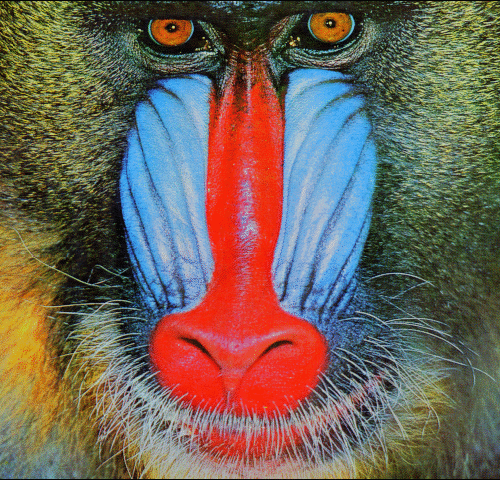
#> input picture images/baboon.bmp, 500 x 480 px
$ jupyter execute lab1.ipynb   (shell and % lines are left out)
#> lines starting #> are read from the running program, lines starting #| are printed output that depends on the picture
### utils.py
import numpy as np

def print_matrix_operation(f, g, result, operator):
    # Convert arrays to strings
    f_str = np.array2string(f, separator=' ')
    g_str = np.array2string(g, separator=' ')
    result_str = np.array2string(result, separator=' ')

    # Split the string representations into lines
    f_lines = f_str.split('\n')
    g_lines = g_str.split('\n')
    result_lines = result_str.split('\n')

    # Determine the maximum width of the matrices for alignment
    max_width = max(len(line) for line in f_lines + g_lines + result_lines)

    # Print the matrices side by side
    for i, (f_line, g_line, result_line) in enumerate(zip(f_lines, g_lines, result_lines)):
        print(f"{f_line:<{max_width}} {operator if i == 0 else ' '} {g_line:<{max_width}}  {'=' if i == 0 else ' '} {result_line}")

def print_image_matrix(image):
    for i, row in enumerate(image):
        formatted_row = ''
        for pixel in row:
            formatted_row += '['
            channel_count = len(pixel)
            for i in range(channel_count):
                formatted_row += f'{pixel[i]:3d}'
                if i < channel_count - 1:
                    formatted_row += ''
            formatted_row += ']'
        print(formatted_row)

### lab1.ipynb
<a href="https://colab.research.google.com/github/ferit-osirv/lab1/blob/main/lab1.ipynb" target="_parent"></a>

# Lab 1 - Manipulating Image Pixels

These lab exercises are solved in Google Colab and saved to a GitHub repository that is linked to GitHub Classroom.

## The tools you use to submit assignments

In this document you will solve tasks. This is **Jupyter Notebook** and has the extension **.ipynb**, an interactive web environment for data analysis, visualization, solution displays, education, etc.

**Google Colab** is a tool that allows you to run and share Jupyter Notebook files on Google's servers, including using Google's CPU, GPU and TPU resources. Colab is like Google Docs for Jupyter Notebook. **Google Colab does not save your assignment to GitHub automatically.**

**You use GitHub to save and submit your assignment.** When you accept an assignment through GitHub classroom, a repository is automatically created on your GitHub account with a copy of the assignment. You will save your solutions there. By saving the solution, you submit the tasks of that lab.

## How to solve tasks?

1. Accept the assignment via the Google Classroom link you will receive. Google Classroom will create a repository in your account.
2. Enter the newly created repository in your account and click on the **.ipynb** file, then click **Open in Colab**.
3. You solve the tasks in Google Colab.

## How to save (submit) assignments?

1. Inside **Google Colab**, click on the **Open settings** wheel in the upper right corner.
2. Click on the **GitHub** tab and select the checkmark for **Access private repositories and organizations**.
3. A new window will open to add access to GitHub. At **ferit-osirv** click **Grant**.
4. Save and exit settings.

5. Click on **File > Save a copy in GitHub**.
6. Select the created labos repository **which includes your name**.

> *Note:* You only need to do steps 1-4 the first time you submit an assignment.

# Introduction to Jupyter Notebook

Jupyter Notebook consists of two types of blocks: text and code. You are currently reading a text block that can contain text, markdown, or HTML. It is useful for adding more information about your code so that it can be read like a notebook, hence the name Jupyter Notebook.

Code blocks contain Python code or command line commands.

[cell 1]
text = "You write your code in code blocks, such as this one."
# A code block will always print the output of the last line of code.
text

You can execute code blocks by selecting them with the mouse and pressing the play button in the upper left corner of the block. You can also execute a block and move to another with the shortcut **Shift+Enter**. **Control+Enter** will export the current block and leave it selected.

The output of the code blocks is located below the block. It can contain printouts via the `print` function, graphs and images using libraries such as OpenCV or matplotlib, etc.

Also, the result of the last line is always printed at the end of the output. You can disable this by adding a semicolon (`;`) to the last line.

Feel free to play with the code blocks and customize this notebook however you want!

**For more tips** see the following notebook: https://colab.research.google.com/notebooks/basic_features_overview.ipynb

## Execution order

It is important to remember that blocks are executed in the order you execute them, not as they are written. For example, consider the following 3 blocks:

[cell 2]
a = 3 # Block 1

[cell 3]
a = 2 # Block 2

[cell 4]
a # Block 3

Try executing block 2 first, then block 1 and then block 3. You will notice that the printout of block 3 changes, because block 1 has been executed and `a' has been set to a new value. This behavior can lead to bugs.

It is a good practice to occasionally, but especially **before submission**, execute all the blocks in order once more. You can do this by clicking on **Runtime > Run all** or by pressing **F9**.

## Lab Notebook Structure

To create laboratory exercises, you will need various libraries such as numpy, OpenCV, matplotlib, etc. It is a good practice **at the beginning** of the notebook to have a **separate block** for introducing all the libraries that will be needed for execution. Example:

[cell 5]
import numpy as np
import cv2 as cv
import matplotlib.pyplot as plot

This way you will ensure that block is always executed and all libraries are loaded. Also, once these libraries are loaded, Google Colab will offer you suggestions (auto-complete) as you write, which will make your work much easier.

### Copying files from the GitHub repository

To create the exercises, you will need images and other files that will be located in the exercise's GitHub repository. This command will be available in the notebook of each exercise. It will copy the files from GitHub to the Google Colab environment.

**This command must be run before starting to do each lab.**

**Google Colab will periodically delete all files.** So you may need to run this command again during your session. If you are getting errors that some file does not exist, try running the command above again.

# Introduction to Image Processing

### Understanding Digital Images

At its core, a digital image is a representation of a visual image (like a photograph or a scene) in a format that can be stored and processed by a computer. Digital images are made up of tiny units called pixels (short for "picture elements"). Each pixel represents the smallest unit of the image and holds information about the color and intensity at that point in the image.

### Color Images and Channels

Color digital images are typically represented in a color space that consists of multiple channels, the most common being the RGB (Red, Green, Blue) color space. In the RGB color space, each color in the image is made by combining different intensities of red, green, and blue light. This combination process can create a wide range of colors, allowing for the rich, vibrant images we see on digital displays.

An RGB image is therefore composed of three 2D arrays (or matrices), one for each color channel. When these arrays are stacked together, they form a 3D array where each layer corresponds to one of the color channels. The intensity of each channel at a given pixel determines the final color and brightness of that pixel in the image.

### Extracting a Specific Channel

To extract a specific channel from an RGB image, you need to access the array corresponding to that channel. In a 3D numpy array representing an RGB image, the first two dimensions correspond to the height and width of the image (i.e., the spatial dimensions), and the third dimension corresponds to the color channels.

For example, if `img` is a numpy array representing an RGB image, then:
- `img[:,:,0]` would access all the rows and columns of the first layer, which corresponds to the Red channel.
- `img[:,:,1]` would access the Green channel.
- `img[:,:,2]` would access the Blue channel.

When you extract a single channel, the result is a 2D array where each element represents the intensity of that color in the corresponding pixel of the image. You can visualize this 2D array as a grayscale image, where higher values indicate more of that color (e.g., a bright area in the red channel image indicates a lot of red light in that part of the original image).

### Practical Application

Understanding how to manipulate and extract information from specific channels is fundamental in many image processing tasks. For instance, you might analyze the green channel specifically for agricultural images, as it can provide valuable information about plant health. Or, you might manipulate the red channel to correct color imbalances in photographs.

By learning to view images as arrays and manipulate those arrays, you're gaining a fundamental skill set that applies across a wide range of image processing applications, from basic photo editing to complex computer vision tasks.

[cell 6]
import cv2 as cv
import numpy as np
from matplotlib import pyplot as plt

[cell 7]
# Reading an image as BGR (Blue, Green, Red).

img = cv.imread('images/baboon.bmp')
#> img is the input picture: shape (480, 500, 3); mean B, G, R 88.7, 100.4, 113

# Convert the image from BGR to RGB. (OpenCV imports images as BGR by default.)

img = cv.cvtColor(img, cv.COLOR_BGR2RGB)

# Showing the image using matplotlib

plt.imshow(img)

# Print the shape of the image matrix.

print(img.shape)
#| (480, 500, 3)

# Print a pixel value at a specific location.

print(img[320, 250])
#| [233  52  39]

# Show the pixel location on the plot.

plt.scatter(250, 320, color='w')
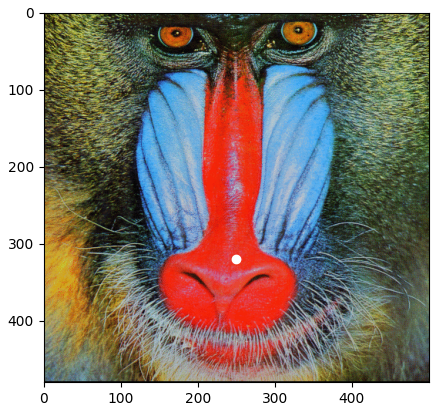
#> figure drawn by matplotlib, 1 panel

### Questions

**Question 1.** What is the width, height, and number of channels of the image? Pay attention to which dimension is the width and height.

**Question 2.** What is the value of the pixel at the position (150, 350) in the image in the red, green, and blue channels?<br />
In your own words, what color does that pixel value represent?

[cell 8]
# Write your answer in this code block as a comment or using a print statement.

### Mathematical Operations on Images

Here is some example code to get you familiar with how to use numpy to manipulate images:

[cell 9]
import numpy as np
import utils

# Creating arrays
a = np.array([1, 2, 3])  # Create a 1D numpy array
print("Array a:", a)

b = np.array([[1, 2, 3], [4, 5, 6]])  # Create a 2D numpy array (matrix)
print("\nArray b:\n", b)

# Basic operations (element-wise)
c = a * 2  # Multiply each element by 2
print("\nArray c (a * 2):", c)

d = a + c  # Add two arrays element-wise
print("\n")
utils.print_matrix_operation(a, c, a + c, "+")

# More complex operations
e = np.dot(a, c)  # Dot product of two arrays
print("\nDot product (a . c):")
utils.print_matrix_operation(a, c, e, ".")

# Matrix multiplication
f = np.array([[1, 2], [3, 4]])
g = np.array([[5, 6], [7, 8]])
h = np.dot(f, g)
print("\nMatrix multiplication (f @ g):")
utils.print_matrix_operation(f, g, h, "@")

print(f"\nElement-wise multiplication (f * g):")
utils.print_matrix_operation(f, g, f * g, "*")

[cell 10]
# Creating an image-like 3-channel matrix
img = np.random.randint(0, 32, (5, 5, 3), dtype=np.uint8)  # Create a 5x5 "image" with 3 channels (RGB)
print("\nGenerated 5x5 RGB Image:\n")
utils.print_image_matrix(img)

# Accessing and modifying channels
red_channel = img[:, :, 0]  # Access the red channel
green_channel = img[:, :, 1]  # Access the green channel
blue_channel = img[:, :, 2]  # Access the blue channel

# Increase the intensity of the red channel by 50 (with clipping to max value of 255)
img[:, :, 0] = np.clip(red_channel + 50, 0, 255)
print("\nModified Image with Enhanced Red Channel:\n")
utils.print_image_matrix(img)

# Zero out the green channel (remove green)
img[:, :, 1] = 0
print("\nModified Image with Green Channel Removed:\n")
utils.print_image_matrix(img)

You can find additional information about numpy in the README.md file:

https://github.com/ferit-osirv/lab1?tab=readme-ov-file#numpy--opencv

# Assignments

### Assignment 1: Extracting and Displaying Image Channels

#### Overview
Digital color images are typically composed of three primary color channels: Red, Green, and Blue (RGB). In this assignment, you will learn how to manipulate these channels using numpy, a powerful library for numerical computations in Python. Understanding how to extract and manipulate these channels is fundamental in image processing and forms the basis for more complex operations.

#### Goals
- Load a color image into a numpy array from the `images` folder.
- Understand the structure of color images in terms of channels.
- Extract and display each individual color channel.

#### Tasks

1. **Load a Color Image:**
   - Use OpenCV to load a provided color image into a numpy array. Ensure the image is in RGB format.

2. **Display the Original Image:**
   - Use `matplotlib` to display the original color image.

3. **Extract Color Channels:**
   - Extract each of the three color channels (Red, Green, Blue) from the image. Remember, a color image can be represented as a 3D numpy array with dimensions corresponding to height, width, and color channels.
   - Store each channel in a separate numpy array.

4. **Display Extracted Channels:**
   - Display each extracted channel as a grayscale image, where each pixel intensity corresponds to the intensity of that channel. For instance, in the red channel display, pixel intensities represent the amount of red in each pixel of the original image.
   - Ensure each displayed channel is titled appropriately (e.g., "Red Channel", "Green Channel", "Blue Channel") using `plt.title`.

#### Tips
- Pay close attention to the data type of the image array; image intensities are typically represented as integers (0-255), but operations on these arrays may result in a different data type, which can affect visualization.
- Consider the use of `matplotlib`'s `imshow` function with the `cmap='gray'` parameter to display the individual channels in grayscale.
- You can show multiple plots in one code block as such:

```python
plt.imshow(img1)
plt.show() # this will display the plot and reset the plot state
plt.imshow(img2)
plt.show()```

[cell 11]
# Add 1 or more code blocks to complete Assignment 1.

____

### Assignment 2: Pixel-Level Image Manipulations

#### Overview
This assignment introduces you to fundamental image processing techniques at the pixel level. You will learn how to manipulate image pixels using basic mathematical operations and apply these techniques to blend images and enhance image contrast.

#### Goals
- Understand and apply basic arithmetic operations to images.
- Learn image blending techniques using alpha blending.
- Explore linear transformations for contrast enhancement.

#### Tasks

1. **Arithmetic Operations on an Image:**
   - Load a grayscale image and a color image of your choice.
   - Perform the following operations on both images separately with a scalar value \( c \):
     - Addition: $\text{New\_Pixel} = \text{Pixel} + c$
     - Subtraction: $\text{New\_Pixel} = \text{Pixel} - c$
     - Multiplication: $\text{New\_Pixel} = \text{Pixel} \times c$
     - Division: $\text{New\_Pixel} = \text{Pixel} / c$
   - Ensure that the resulting pixel values are clipped to the range [0, 255] to avoid overflow/underflow.
   - Display the original and transformed images side by side for comparison. Hint: use `np.hstack`.

2. **Image Blending:**
   - Load two images of the same dimensions (resize if necessary).
   - Blend the images using the formula: $$\text{Blended\_Image} = \alpha \times \text{Image1} + (1 - \alpha) \times \text{Image2},$$ where $\alpha$ is a value between 0 and 1 that you choose.
   - Experiment with different $\alpha$ values to observe the blending effect and display the results.

3. **Contrast Enhancement using Linear Transformation:**
   - Load an image and apply a linear transformation to enhance its contrast using the formula: $\text{New\_Pixel} = a \times \text{Pixel} + b$, where $a$ (slope) and $b$ (intercept) are constants you will choose.
   - Aim for a transformation that spreads out the pixel intensities over the full range \([0, 255]\). You may need to experiment with different values of $a$ and $b$.
   - Display the original and contrast-enhanced images for comparison.

____

### Assignment 3: Detailed Image Editing with Logical Operations and Numpy Indexing

#### Overview
This assignment delves into advanced techniques of pixel manipulation using logical operations for mask creation and numpy logical indexing for precise image editing. These skills are crucial for tasks like object detection, selective enhancement, and feature isolation in images.

#### Goals
- Utilize numpy logical indexing to perform specific edits on selected image regions.

#### Tasks

1. **Threshold-based Mask Creation:**
   - Load a grayscale image and choose a threshold value $T$ to separate light and dark regions.
   - Create a binary mask where pixels brighter than $T$ are set to 1 (white) and the rest to 0 (black). (Look at the numpy resources in the README.md file to see how.)
   - Display the original image next to the binary mask for visual comparison using numpy's `hstack` function.

2. **Foreground Isolation with a Binary Mask:**
   - Using the binary mask from Task 1, isolate the foreground by multiplying it with the original image. This should render the background black while retaining the foreground features.
   - Display the masked image to show the effect of foreground isolation.

3. **Selective Brightness Adjustment Using Logical Indexing:**
   - Increase the brightness of only the dark regions (e.g., pixels with values less than 100) in the original image by 50.
   - Ensure that the resulting pixel values do not exceed the maximum intensity value of 255 by clipping them.
   - Display the original and the brightness-adjusted images side by side to illustrate the change.

4. **Color Modification in Specific Regions for RGB Images:**
   - Load a color (RGB) image, use numpy logical indexing to change the color of a specific region. For example, change all pixels with a green intensity higher than 150 to pure red ([255, 0, 0]).
   - Display the original and the color-modified images to visualize the effect of your operation.

____

### Assignment 4: Reverse-engineering Image Processing

Take a look at the following two images:

[cell 12]
original = cv.imread('images/baboon.bmp')
original = cv.cvtColor(original, cv.COLOR_BGR2RGB)
modified = cv.imread('images/baboon_modified.bmp')
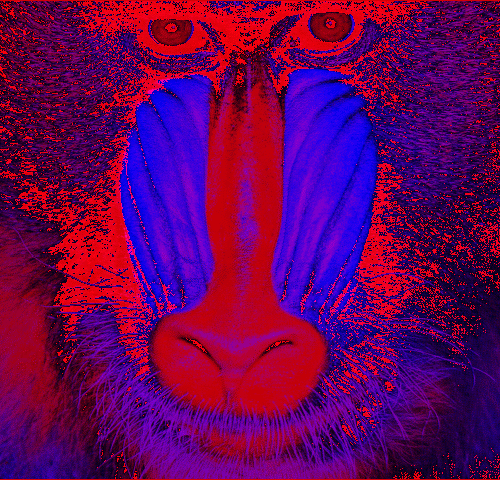
#> input picture images/baboon_modified.bmp, 500 x 480 px
#> modified is the input picture: shape (480, 500, 3); mean B, G, R 88.7, 0, 103.5
modified = cv.cvtColor(modified, cv.COLOR_BGR2RGB)

plot_img = np.hstack((original, modified))
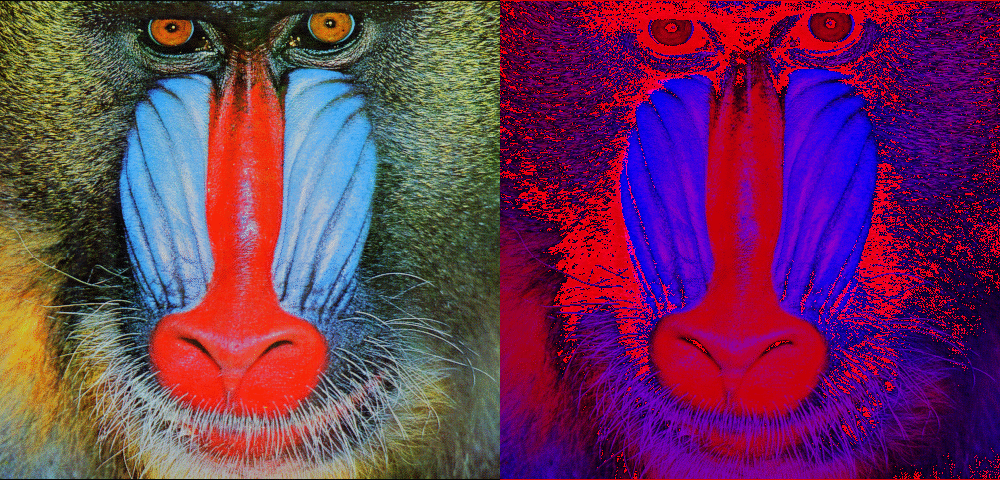
#> plot_img: shape (480, 1000, 3); mean R, G, B 108.3, 50.2, 88.7
plt.imshow(plot_img)
